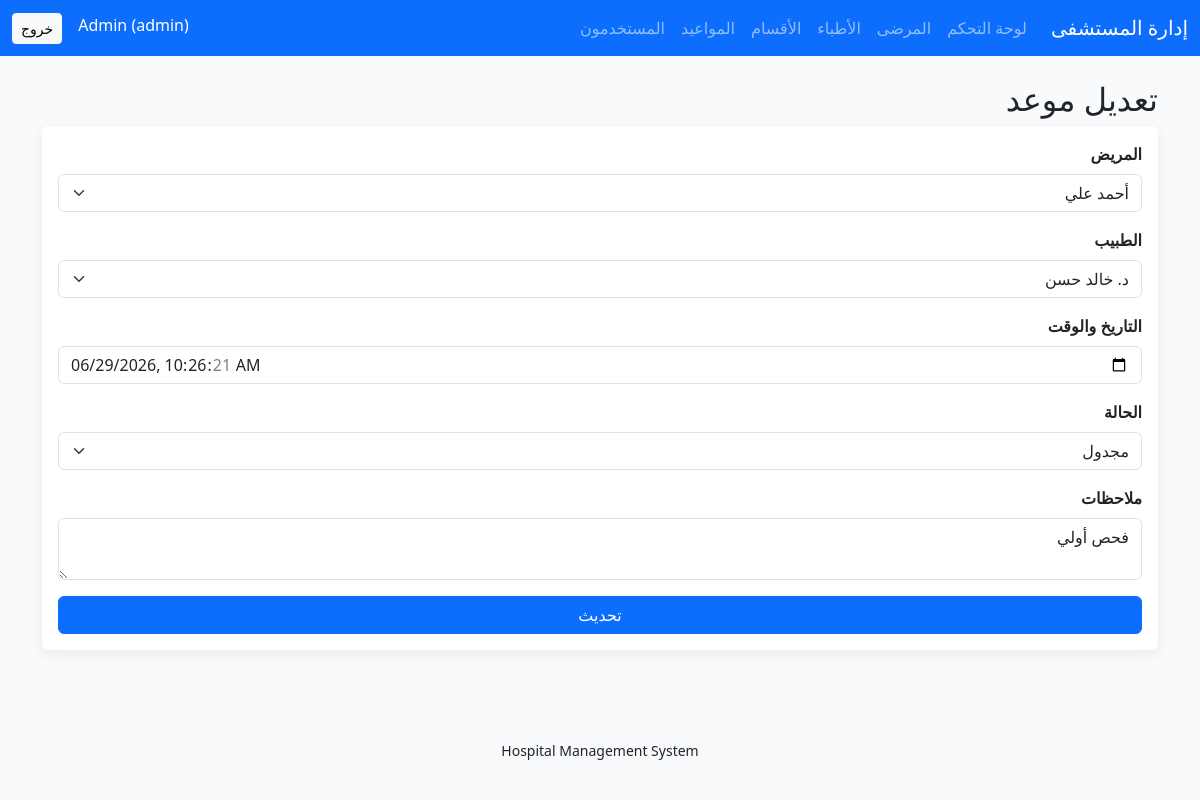
The app's page /appointments/edit.php?id=1 (signed in) with its own data.
### tables this page shows
CREATE TABLE appointments (
  id INT AUTO_INCREMENT PRIMARY KEY,
  patient_id INT NOT NULL,
  doctor_id INT NOT NULL,
  appointment_date DATETIME NOT NULL,
  status ENUM('مجدول','مكتمل','ملغي') NOT NULL DEFAULT 'مجدول',
  notes TEXT,
  created_at TIMESTAMP DEFAULT CURRENT_TIMESTAMP,
  FOREIGN KEY (patient_id) REFERENCES patients(id) ON DELETE CASCADE ON UPDATE CASCADE,
  FOREIGN KEY (doctor_id) REFERENCES doctors(id) ON DELETE CASCADE ON UPDATE CASCADE
);

CREATE TABLE patients (
  id INT AUTO_INCREMENT PRIMARY KEY,
  name VARCHAR(100) NOT NULL,
  phone VARCHAR(30) NOT NULL,
  gender ENUM('ذكر','أنثى') NOT NULL,
  birth_date DATE NOT NULL,
  address TEXT NOT NULL,
  created_at TIMESTAMP DEFAULT CURRENT_TIMESTAMP
);

CREATE TABLE doctors (
  id INT AUTO_INCREMENT PRIMARY KEY,
  name VARCHAR(100) NOT NULL,
  specialization VARCHAR(100) NOT NULL,
  phone VARCHAR(30) NOT NULL,
  department_id INT NOT NULL,
  FOREIGN KEY (department_id) REFERENCES departments(id) ON DELETE CASCADE ON UPDATE CASCADE
);

### includes/functions.php (called while the page is built, shortened)
<?php
function e($v)
{
    return htmlspecialchars((string)$v, ENT_QUOTES, 'UTF-8');
}

### appointments/edit.php (the view, shortened to what this page needs)
<?php require_once '../config/db.php';
$id = (int)($_GET['id'] ?? 0);
$st = $pdo->prepare('SELECT * FROM appointments WHERE id=?');
$st->execute([$id]);
$item = $st->fetch();
$patients = $pdo->query('SELECT * FROM patients ORDER BY name')->fetchAll();
$doctors = $pdo->query('SELECT * FROM doctors ORDER BY name')->fetchAll();
require_once '../includes/header.php'; ?>
<h2>تعديل موعد</h2>
<form method="post" class="card card-body"><input type="hidden" name="csrf" value="<?= csrf_token() ?>">
    <div class="mb-3"><label class="form-label">المريض</label><select name="patient_id" class="form-select" required><?php foreach ($patients as $p): ?><option value="<?= e($p['id']) ?>" <?= ($item['patient_id'] == $p['id']) ? 'selected' : '' ?>><?= e($p['name']) ?></option><?php endforeach; ?></select></div>
    <div class="mb-3"><label class="form-label">الطبيب</label><select name="doctor_id" class="form-select" required><?php foreach ($doctors as $d): ?><option value="<?= e($d['id']) ?>" <?= ($item['doctor_id'] == $d['id']) ? 'selected' : '' ?>><?= e($d['name']) ?></option><?php endforeach; ?></select></div>
    <div class="mb-3"><label class="form-label">التاريخ والوقت</label><input type="datetime-local" name="appointment_date" value="<?= e(str_replace(' ', 'T', $item['appointment_date'])) ?>" class="form-control" required></div>
    <div class="mb-3"><label class="form-label">الحالة</label><select name="status" class="form-select"><?php foreach (['مجدول', 'مكتمل', 'ملغي'] as $s): ?><option <?= ($item['status'] == $s) ? 'selected' : '' ?>><?= e($s) ?></option><?php endforeach; ?></select></div>
    <div class="mb-3"><label class="form-label">ملاحظات</label><textarea name="notes" class="form-control"><?= e($item['notes']) ?></textarea></div><button class="btn btn-primary">تحديث</button>
</form><?php require_once '../includes/footer.php'; ?>

### assets/css/style.css (style rules this page uses)
body { background:#f8fafc }
.card { border:0;box-shadow:0 4px 14px #0001 }
.form-label { font-weight:600 }

### records on screen
appointments: patient_id "أحمد علي", doctor_id "د. خالد حسن", appointment_date "06/29/2026 10:26:21", notes "فحص أولي"

### other values on screen
current_user()['name'] "Admin"
current_user()['role'] "admin"
form field status "مجدول"
